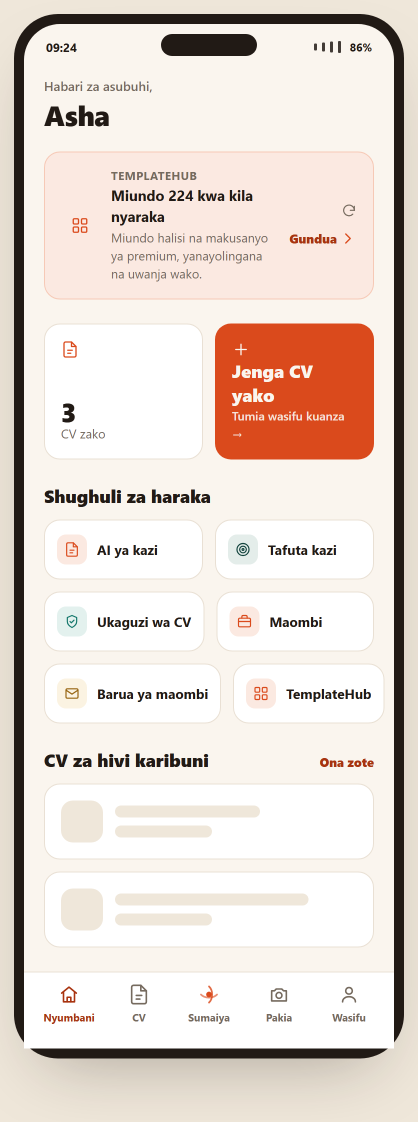
#> input picture docs/design/2026-09-20/_png/01-home-frame1.png, 836 x 2244 px (shown at 1/2 size)
$ python -i _render.py   (imports and definitions only)
#> lines starting #> are read from the running program, lines starting #| are printed output that depends on the picture
#!/usr/bin/env python
"""Render each mockup shot-file to a PNG at a true phone viewport, then trim.

Chrome headless at 390 CSS px wide, 2× device scale → 780 px PNG, so a vision
model judges the pixels the user would actually get.
"""
import pathlib, subprocess, sys, glob, os
from PIL import Image

HERE = pathlib.Path(__file__).parent
SHOT = HERE / "_shot"
PNG = HERE / "_png"
# [1 line not run here, left out]
CHROME = r"C:\Program Files\Google\Chrome\Application\chrome.exe"
W, MAXH, SCALE = 418, 4200, 2


def render(src: pathlib.Path, dst: pathlib.Path):
    subprocess.run([
        CHROME, "--headless=old", "--disable-gpu", "--hide-scrollbars",
        "--default-background-color=FAF5EE00",
        f"--force-device-scale-factor={SCALE}",
        f"--window-size={W},{MAXH}",
        f"--screenshot={dst}",
        src.as_uri(),
    ], check=False, capture_output=True, timeout=180)
    if not dst.exists():
        return False
    im = Image.open(dst).convert("RGB")
    # trim the trailing flat background so the proposal is not 4200px of空白
    bg = im.getpixel((im.width // 2, im.height - 4))
    px = im.load()
    last = im.height - 1
    while last > 10:
        row = [px[x, last] for x in range(0, im.width, 24)]
        if any(abs(r - bg[0]) + abs(g - bg[1]) + abs(b - bg[2]) > 12 for r, g, b in row):
            break
        last -= 1
    im.crop((0, 0, im.width, min(im.height, last + 20))).save(dst)
    return True


# [9 lines not run here, left out]

>>> import cv2
>>> picture = cv2.imread('_png/01-home-frame1.png', cv2.IMREAD_GRAYSCALE)
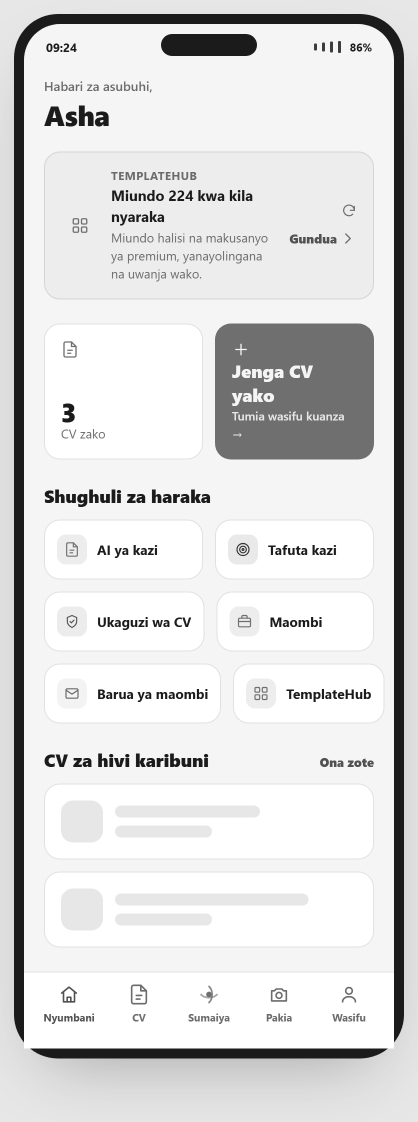
#> picture: shape (2244, 836) (shown at 1/2 size); min 27, max 255, mean 219.9
>>> result = render(picture, 'out.png')
#> (the run stopped early here; a loop or call above may not have finished)

$ run again, on docs/design/2026-09-20/_png/04-profile-frame1.png
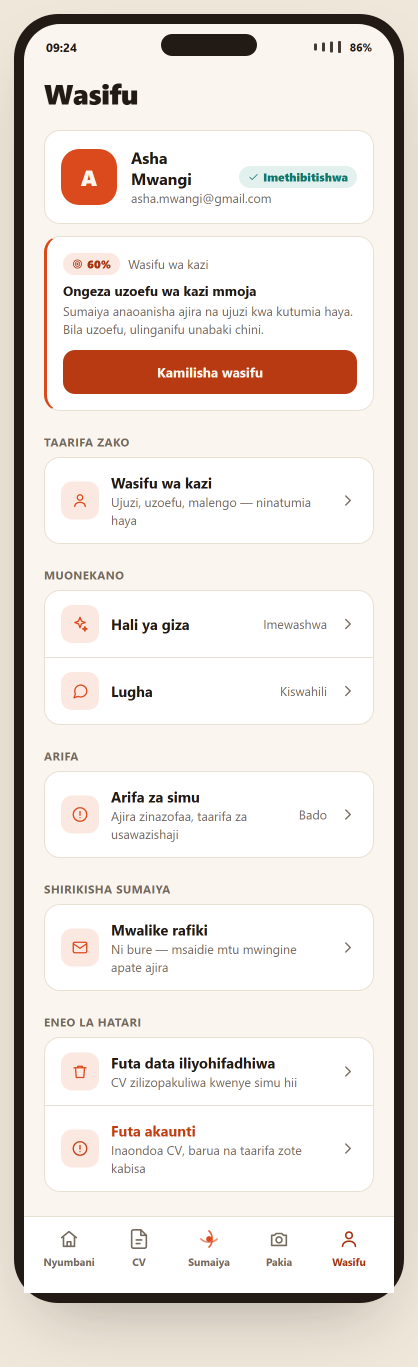
#> input picture docs/design/2026-09-20/_png/04-profile-frame1.png, 836 x 2733 px (shown at 1/2 size)
#> `picture = cv2.imread('_png/01-home-frame1.png', cv2.IMREAD_GRAYSCALE)`:
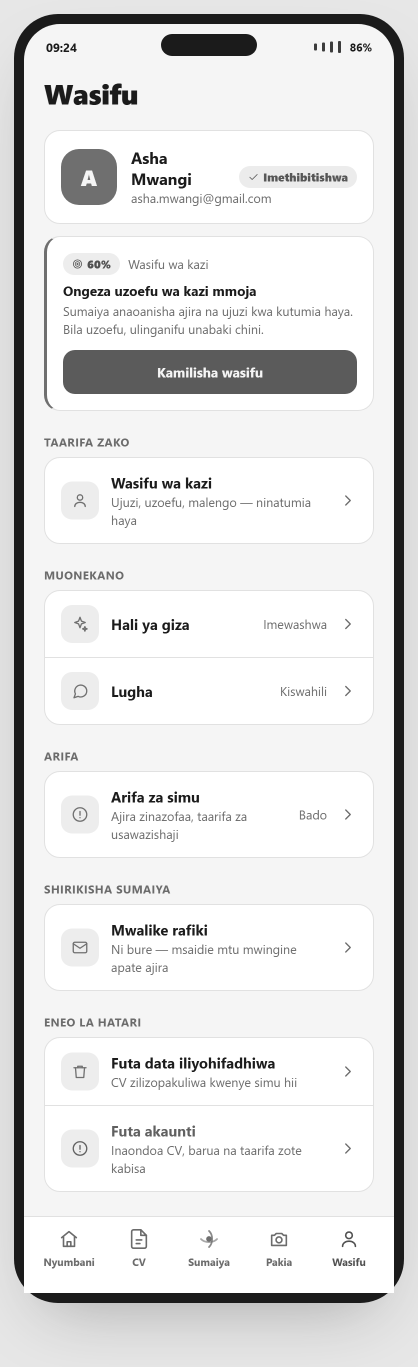
#> picture: shape (2733, 836) (shown at 1/2 size); min 27, max 255, mean 224.9

$ run again, on docs/design/2026-09-20/_png/05-empty-loading-error-frame2.png
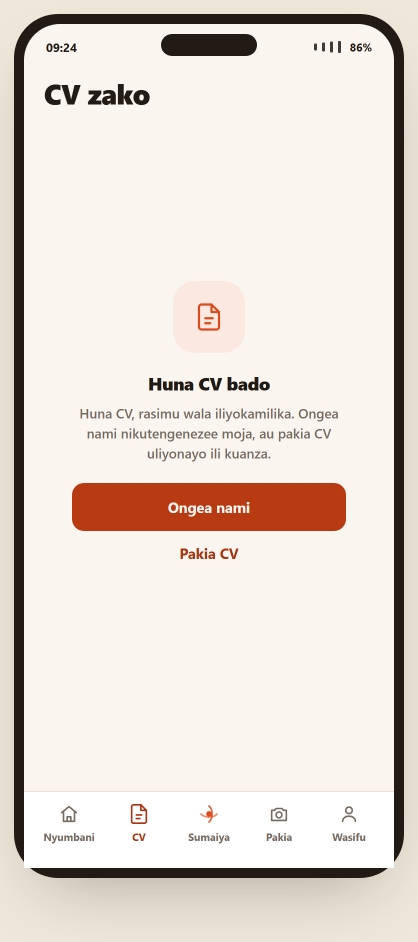
#> input picture docs/design/2026-09-20/_png/05-empty-loading-error-frame2.png, 836 x 1883 px (shown at 1/2 size)
#> `picture = cv2.imread('_png/01-home-frame1.png', cv2.IMREAD_GRAYSCALE)`:
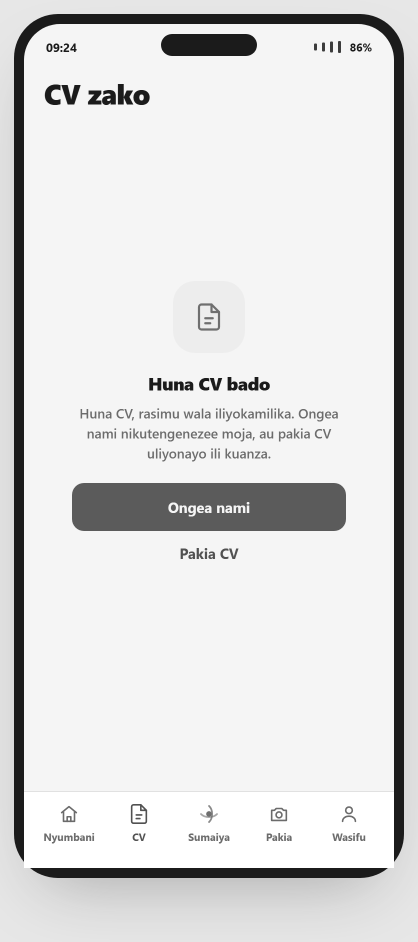
#> picture: shape (1883, 836) (shown at 1/2 size); min 27, max 255, mean 220.5
